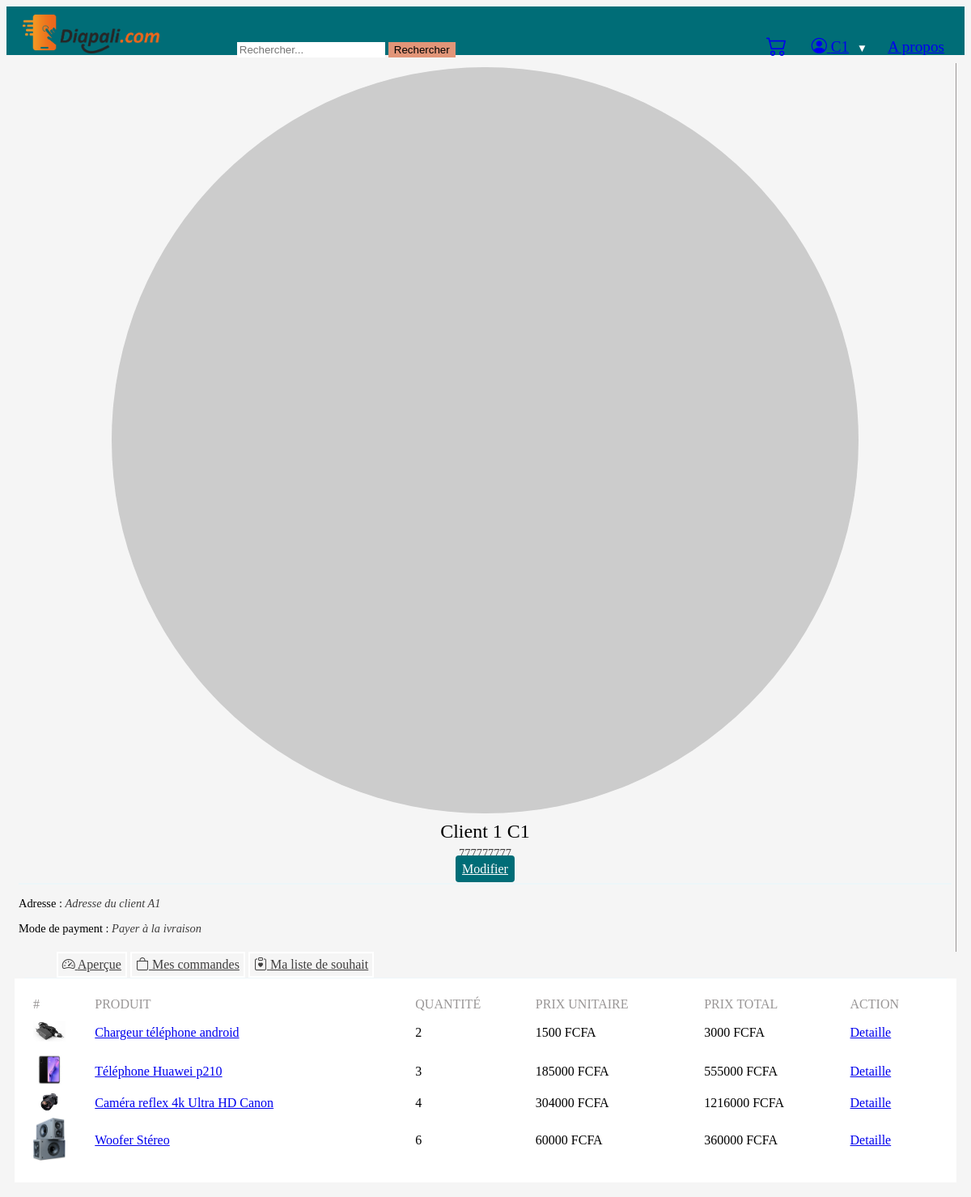
The app's page /pages/profile.php?url=detailleCommande&c=11 (signed in) with its own data.
### tables this page shows
CREATE TABLE `Commande_product`(
    `id` INT PRIMARY KEY AUTO_INCREMENT,
    `Commande_id` INT,
    `Product_id`INT,
    `quantity` INT,
    `priceU` FLOAT,
    `priceT` FLOAT,
    `etat` ENUM('En cours', 'En attente', 'Livré'),
    CONSTRAINT FOREIGN KEY (`Commande_id`) REFERENCES `Commande`(`id`),
    CONSTRAINT FOREIGN KEY (`Product_id`) REFERENCES `Product`(`id`)
);

CREATE TABLE `Product`(
    `id` INT PRIMARY KEY AUTO_INCREMENT,
    `nom` VARCHAR(255),
    `price` FLOAT,
    `Category_id` INT,
    `img` VARCHAR(100),
    `descr` TEXT,
    `stock_actuel` INT(11),
    `stock_min` INT(11),
    `date_expiration` DATE NULL,
    `is_promo` INT(11) NULL,
    `promo` INT(11) NULL,
    `updated_at` DATETIME,
    `created_at` DATETIME,
    `color` VARCHAR(255) NULL,
    `size` VARCHAR(255) NULL,
    `pointure` VARCHAR(255) NULL,
    `dimensions` VARCHAR(255) NULL,
    `User_id` INT(11),
    `ventes` INT(11),
    `is_active` INT(11),
    CONSTRAINT FOREIGN KEY (`Category_id`) REFERENCES `Category`(`id`),
    CONSTRAINT FOREIGN KEY (`User_id`) REFERENCES `User`(`id`)
);

### src/Autoload/Autoloader.php (called while the page is built, shortened)
<?php
class Autoloader
{
    static function Autoload($class)
    {
        if (strpos($class, __NAMESPACE__ . '\\') === 0) {
            $class = str_replace(__NAMESPACE__ . '\\', '', $class);
        }
    }
}

### src/Bdd/Bdd.php (called while the page is built, shortened)
<?php
class Bdd
{
    public function connect()
    {
        try {
            $connect = new \PDO(
                'mysql:host=localhost;dbname=ecommerce;charset=utf8',
                'root',
                ''
            );
        } catch (\PDOException $exception) {
            echo $exception->getMessage();
            exit('Erreur de connexion à la base de données');
        }
        return $connect;
    }
}

### src/Entity/Commande.php (called while the page is built, shortened)
<?php
class Commande{
    public function getDb()
    {
        $bdd = new Bdd();
        $this->database = $bdd->connect();
        return $this->database;
    }
    public function getProductByCommandeId($commandeId)
    {
        $result = $this->getDb()->prepare("SELECT *, Commande_product.id as idProductCommande FROM Commande_product LEFT JOIN Product ON Commande_product.Product_id=Product.id JOIN Commande ON Commande_product.Commande_id=Commande.id WHERE  Commande_product.Commande_id = ?");
        $result->execute(array($commandeId));
        $commande = $result->fetchAll(\PDO::FETCH_ASSOC);
        return $commande;
    }
}

### pages/inc/commandeDetaille.php (the view, shortened to what this page needs)
<?php
$getCommande = new Commande();
if(isset($_GET['c']) and !empty($_GET['c'])){
    $productCommande = $getCommande->getProductByCommandeId($_GET['c']);
}else{
    $productCommande = null;
    $erreur = "Desolé cette commande n'est pas disponible !";
}
if($productCommande != null): ?>
 <div class="container shadow-1 rounded-1 admin admin-commandeDetaille mt-3">
    <div class="table table-striped admin-table-list">
        <table class="table">
            <thead>
                <tr>
                    <th>#</th>
                    <th>Produit</th>
                    <th>Quantité</th>
                    <th>Prix unitaire</th>
                    <th>Prix total</th>
                    <th>Action</th>
                </tr>
            </thead>
            <tbody>
                <?php foreach($productCommande as $product): ?>
                    <tr>
                        <td><img src="../assets/images/Product/<?= $product['img'] ?>" alt="image du produit" width="30px"></td>
                        <td><a href="/pages/product.php?product=<?= $product['Product_id'] ?>"><?= $product['nom'] ?></a></td>
                        <td><?= $product['quantity'] ?></td>
                        <td><?= $product['priceU'] ?> <span class="suffix">FCFA</span></td>
                        <td><?= $product['priceT'] ?> <span class="suffix">FCFA</span></td>
                        <td><a href="../pages/product.php?product=<?= $product['Product_id'] ?>">Detaille</a></td>
                    </tr>
                <?php endforeach ?>
            </tbody>
        </table>
    </div>
 </div>
<?php endif ?>

### assets/style/stylesheets/screen.css (style rules this page uses)
* { box-sizing: border-box; }
.admin { background: #fff; padding: 10px; }
.admin-table-list { padding: 10px; }
.admin-table-list table { width: 100%; margin: auto; }
.admin-table-list table thead tr th { text-align: left; color: #999696; text-transform: uppercase; font-weight: 500; }
.admin-table-list table tbody tr td img { width: 40px; }
body { background: #f5f5f5; }

### records on screen
commande_product: Product.img (picture), Product.nom "Chargeur téléphone android", quantity "2", priceU "1500", priceT "3000"
commande_product: Product.img (picture), Product.nom "Téléphone Huawei p210", quantity "3", priceU "185000", priceT "555000"
commande_product: Product.img (picture), Product.nom "Caméra reflex 4k Ultra HD Canon", quantity "4", priceU "304000", priceT "1216000"
commande_product: Product.img (picture), Product.nom "Woofer Stéreo", quantity "6", priceU "60000", priceT "360000"

### other values on screen
$_SESSION['user']['nom'] "C1"
$_SESSION['user']['prenom'] "Client 1"
$_SESSION['user']['tel'] "777777777"
$_SESSION['user']['adresse'] "Adresse du client A1"
